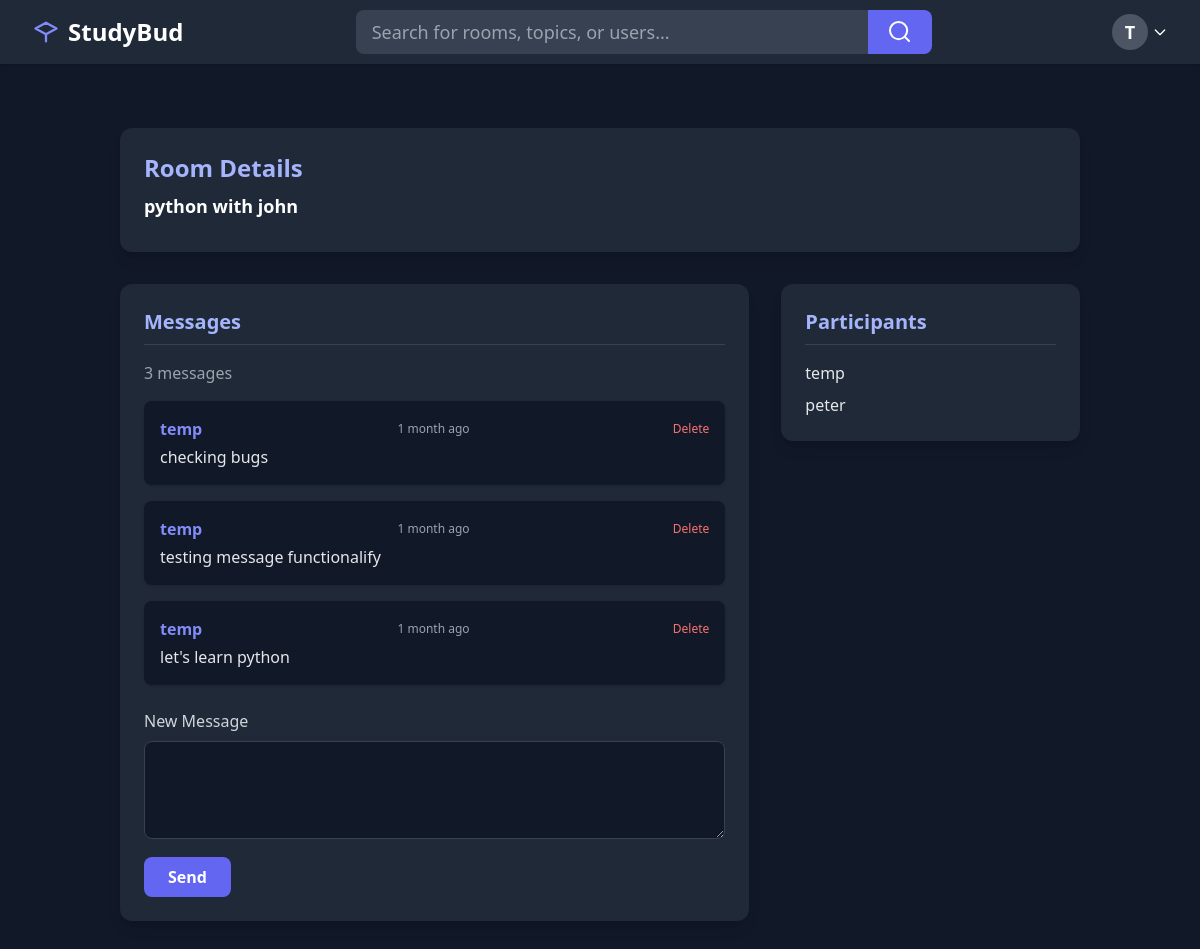
The page /room/8/ (signed in) on the database its author committed.
### base/models.py (models this page shows, shortened)
class Room(models.Model):
    host = models.ForeignKey(User, on_delete=models.SET_NULL, null=True)
    topic = models.ForeignKey(Topic, on_delete=models.SET_NULL, null=True)
    name = models.CharField(max_length=200)
    description = models.TextField(null=True, blank=True)
    participants = models.ManyToManyField(User, related_name='participants', blank=True)
    updated = models.DateTimeField(auto_now=True)
    created = models.DateTimeField(auto_now_add=True)
    class Meta():
        ordering = ['-updated', '-created']

class Message(models.Model):
    user = models.ForeignKey(User, on_delete=models.CASCADE)
    room = models.ForeignKey(Room, on_delete=models.CASCADE)
    body = models.TextField()
    updated = models.DateTimeField(auto_now=True)
    created = models.DateTimeField(auto_now_add=True)

### base/views.py (the view, shortened to what this page needs)
# urls.py: path('room/<str:pk>/', views.room, name='room'),
def room(request, pk):
    room = Room.objects.get(id=pk)
    msgs = room.message_set.all().order_by('-created')
    participants = room.participants.all()
    context = {'room': room, 'msgs': msgs, 'participants': participants}
    return render(request, 'base/room.html', context)

### base/templates/base/room.html (shortened to what this page needs)
{% extends "main.html" %} {% block content %}
<div class="max-w-6xl mx-auto px-4 py-8">
  <div class="bg-gray-800 rounded-xl shadow-lg p-6 mb-8">
    <h2 class="text-2xl font-bold text-indigo-300 mb-2">Room Details</h2>
    <p class="text-lg text-white font-semibold mb-1">{{ room.name }}</p>
  </div>
  <div class="grid grid-cols-1 md:grid-cols-3 gap-8">
    <div class="md:col-span-2">
      <div
      class="bg-gray-800 rounded-xl shadow-lg p-6 mb-6">
        <h2 class="text-xl font-bold text-indigo-300 mb-2">Messages</h2>
        <div class="border-b border-gray-700 mb-4"></div>
        {% if msgs %}
          <span class="text-gray-400 mb-4 block">{{ msgs.count }} messages</span>
          <div class="space-y-4">
            {% for message in msgs %}
            <div class="bg-gray-900 rounded-lg p-4 shadow flex flex-col">
              <div class="flex items-center justify-between mb-1">
                <span class="text-indigo-400 font-semibold">{{ message.user.username }}</span>
                <span class="text-xs text-gray-400">{{ message.created|timesince }} ago</span>
                {% if request.user == message.user %}
                  <a href="{% url 'delete_msg' message.id %}" class="text-red-400 hover:underline text-xs ml-2">Delete</a>
                {% endif %}
              </div>
              <p class="text-gray-200">{{ message.body }}</p>
            </div>
            {% endfor %}
          </div>
        {% else %}
          <p class="text-gray-400">No messages in this room yet.</p>
        {% endif %}
        {% if request.user.is_authenticated %}
        <form method="POST" class="mt-6">
          <label for="message" class="block text-gray-300 mb-2">New Message</label>
          <textarea id="message" name="message" class="w-full rounded-lg bg-gray-900 text-gray-100 border border-gray-700 p-3 focus:ring-2 focus:ring-indigo-400" rows="3" required></textarea>
          <button type="submit" class="mt-3 bg-indigo-500 hover:bg-indigo-600 text-white px-6 py-2 rounded-lg font-semibold transition">Send</button>
        </form>
        {% endif %}
      </div>
    </div>
    <div>
      <div class="bg-gray-800 rounded-xl shadow-lg p-6">
        <h2 class="text-xl font-bold text-indigo-300 mb-2">Participants</h2>
        <div class="border-b border-gray-700 mb-4"></div>
        {% if participants %}
        <ul class="space-y-2">
          {% for user in participants %}
          <li class="text-gray-200">{{ user.username }}</li>
          {% endfor %}
        </ul>
        {% else %}
        <p class="text-gray-400">No participants in this room yet.</p>
        {% endif %}
      </div>
    </div>
  </div>
</div>
{% endblock %}

### templates/Navbar.html (shortened to what this page needs)
<nav class="bg-gray-800 shadow">
  <div class="max-w-7xl mx-auto px-4 sm:px-6 lg:px-8">
    <div class="flex justify-between h-16 items-center">
      <div class="flex items-center gap-2">
        <svg xmlns="http://www.w3.org/2000/svg" class="h-7 w-7 text-indigo-400" fill="none" viewBox="0 0 24 24" stroke="currentColor"><path stroke-linecap="round" stroke-linejoin="round" stroke-width="2" d="M12 14l9-5-9-5-9 5 9 5zm0 0v6m0-6l-9-5m9 5l9-5" /></svg>
        <a class="text-2xl font-bold text-white" href="{% url 'home' %}">StudyBud</a>
      </div>
      <div class="flex-1 flex items-center justify-center">
        <form method="GET" action="{% url 'home' %}" class="w-full max-w-xl flex">
          <input
            class="flex-1 rounded-l-lg bg-gray-700 text-gray-100 px-4 py-2 focus:outline-none focus:ring-2 focus:ring-indigo-400 text-lg"
            type="text"
            placeholder="Search for rooms, topics, or users..."
            aria-label="Search"
            name="q"
          />
          <button
            class="rounded-r-lg bg-indigo-500 hover:bg-indigo-600 px-5 py-2 text-white text-lg"
            type="submit"
          >
            <svg xmlns="http://www.w3.org/2000/svg" class="h-6 w-6" fill="none" viewBox="0 0 24 24" stroke="currentColor">
              <path stroke-linecap="round" stroke-linejoin="round" stroke-width="2" d="M21 21l-4.35-4.35m0 0A7.5 7.5 0 104.5 4.5a7.5 7.5 0 0012.15 12.15z" />
            </svg>
          </button>
        </form>
      </div>
      <div class="flex items-center gap-2">
        {% if user.is_authenticated %}
        <div class="relative ml-2" id="profileDropdownContainer">
          <button id="profileDropdownBtn" type="button" class="flex items-center focus:outline-none">
            <span class="inline-block h-9 w-9 rounded-full bg-gray-600 flex items-center justify-center text-white text-lg font-bold">
              {{ user.username|slice:":1"|upper }}
            </span>
            <svg class="ml-1 w-4 h-4 text-white" fill="none" stroke="currentColor" viewBox="0 0 24 24"><path stroke-linecap="round" stroke-linejoin="round" stroke-width="2" d="M19 9l-7 7-7-7"/></svg>
          </button>
        </div>
        {% else %}
        <a href="{% url 'login' %}" class="text-white bg-indigo-500 hover:bg-indigo-600 px-4 py-2 rounded transition font-semibold">Login</a>
        <a href="{% url 'register' %}" class="text-white bg-gray-700 hover:bg-indigo-400 px-4 py-2 rounded transition font-semibold">Register</a>
        {% endif %}
      </div>
    </div>
  </div>
</nav>

### rows shown on the page
Room: name "python with john"
Message: user.username "temp", created "1 month", shows "Delete", body "checking bugs"
Message: user.username "temp", created "1 month", shows "Delete", body "testing message functionalify"
Message: user.username "temp", created "1 month", shows "Delete", body "let's learn python"

### other values the page prints
{{ user.username|slice:":1"|upper }} "T"
{{ msgs.count }} "3"
{{ user.username }} "temp"
{{ user.username }} "peter"
